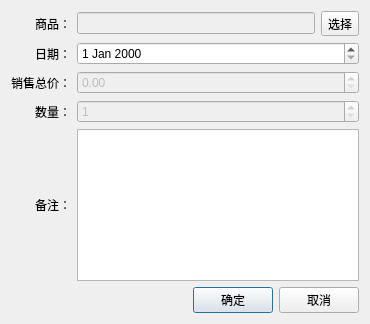
<?xml version="1.0" encoding="UTF-8"?>
<ui version="4.0">
 <class>DialogSale</class>
 <widget class="QDialog" name="DialogSale">
  <property name="geometry">
   <rect>
    <x>0</x>
    <y>0</y>
    <width>370</width>
    <height>324</height>
   </rect>
  </property>
  <property name="windowTitle">
   <string>销售</string>
  </property>
  <layout class="QVBoxLayout" name="verticalLayout">
   <item>
    <layout class="QGridLayout" name="gridLayout">
     <item row="0" column="0">
      <widget class="QLabel" name="label_6">
       <property name="text">
        <string>商品：</string>
       </property>
       <property name="alignment">
        <set>Qt::AlignRight|Qt::AlignTrailing|Qt::AlignVCenter</set>
       </property>
      </widget>
     </item>
     <item row="0" column="1">
      <layout class="QHBoxLayout" name="horizontalLayout_2">
       <item>
        <widget class="QLineEdit" name="edtProduct">
         <property name="enabled">
          <bool>false</bool>
         </property>
        </widget>
       </item>
       <item>
        <widget class="QToolButton" name="btnSelectProduct">
         <property name="text">
          <string>选择</string>
         </property>
        </widget>
       </item>
      </layout>
     </item>
     <item row="1" column="0">
      <widget class="QLabel" name="label_4">
       <property name="text">
        <string>日期：</string>
       </property>
       <property name="alignment">
        <set>Qt::AlignRight|Qt::AlignTrailing|Qt::AlignVCenter</set>
       </property>
      </widget>
     </item>
     <item row="1" column="1">
      <widget class="QDateEdit" name="dteDate"/>
     </item>
     <item row="2" column="0">
      <widget class="QLabel" name="label_12">
       <property name="text">
        <string>销售总价：</string>
       </property>
       <property name="alignment">
        <set>Qt::AlignRight|Qt::AlignTrailing|Qt::AlignVCenter</set>
       </property>
      </widget>
     </item>
     <item row="2" column="1">
      <widget class="QDoubleSpinBox" name="dsbSalePrice">
       <property name="enabled">
        <bool>false</bool>
       </property>
       <property name="maximum">
        <double>10000.000000000000000</double>
       </property>
      </widget>
     </item>
     <item row="3" column="0">
      <widget class="QLabel" name="label_13">
       <property name="text">
        <string>数量：</string>
       </property>
       <property name="alignment">
        <set>Qt::AlignRight|Qt::AlignTrailing|Qt::AlignVCenter</set>
       </property>
      </widget>
     </item>
     <item row="3" column="1">
      <widget class="QSpinBox" name="sbSaleCount">
       <property name="enabled">
        <bool>false</bool>
       </property>
       <property name="minimum">
        <number>1</number>
       </property>
       <property name="value">
        <number>1</number>
       </property>
      </widget>
     </item>
     <item row="4" column="0">
      <widget class="QLabel" name="label_5">
       <property name="text">
        <string>备注：</string>
       </property>
       <property name="alignment">
        <set>Qt::AlignRight|Qt::AlignTrailing|Qt::AlignVCenter</set>
       </property>
      </widget>
     </item>
     <item row="4" column="1">
      <widget class="QPlainTextEdit" name="teRemark"/>
     </item>
    </layout>
   </item>
   <item>
    <spacer name="verticalSpacer">
     <property name="orientation">
      <enum>Qt::Vertical</enum>
     </property>
     <property name="sizeHint" stdset="0">
      <size>
       <width>20</width>
       <height>33</height>
      </size>
     </property>
    </spacer>
   </item>
   <item>
    <layout class="QHBoxLayout" name="horizontalLayout">
     <item>
      <spacer name="horizontalSpacer">
       <property name="orientation">
        <enum>Qt::Horizontal</enum>
       </property>
       <property name="sizeHint" stdset="0">
        <size>
         <width>40</width>
         <height>20</height>
        </size>
       </property>
      </spacer>
     </item>
     <item>
      <widget class="QPushButton" name="btnOk">
       <property name="text">
        <string>确定</string>
       </property>
      </widget>
     </item>
     <item>
      <widget class="QPushButton" name="btnCancel">
       <property name="text">
        <string>取消</string>
       </property>
      </widget>
     </item>
    </layout>
   </item>
  </layout>
 </widget>
 <resources/>
 <connections/>
</ui>
